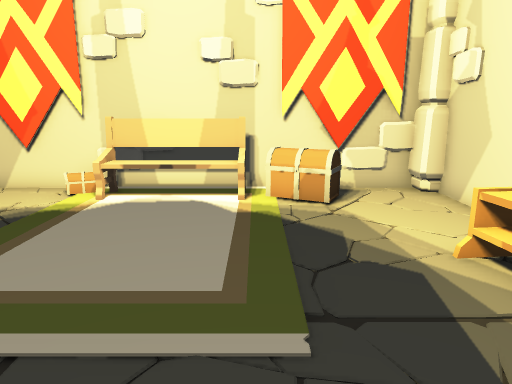
view 1 (above)

12 first-person views from a walk through a Unity game level. The camera is 1.2 m above the floor, tilts 12° down and sees 70° across. The floor is counted in squares, 0.5 m on a side. Each view is taken from the middle of a square. On the plan, view 1 faces up. The plan holds only what a view shows up to about 20 squares ahead; the rest is blank.

view 2
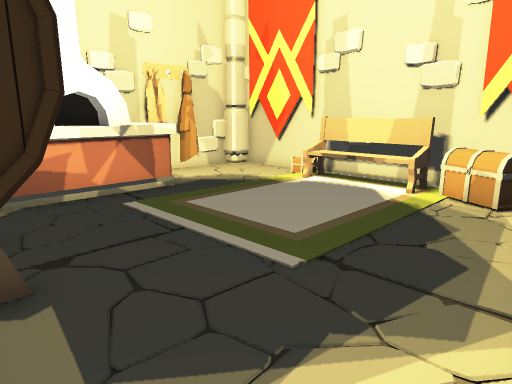

view 3
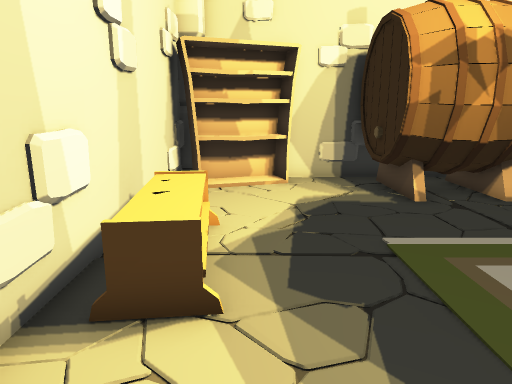

view 4
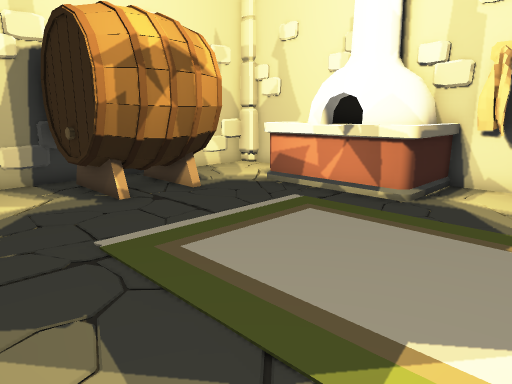

view 5
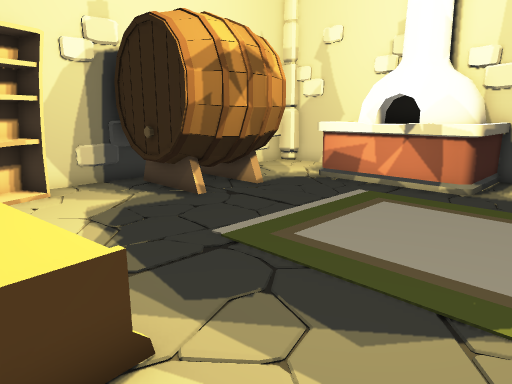

view 6
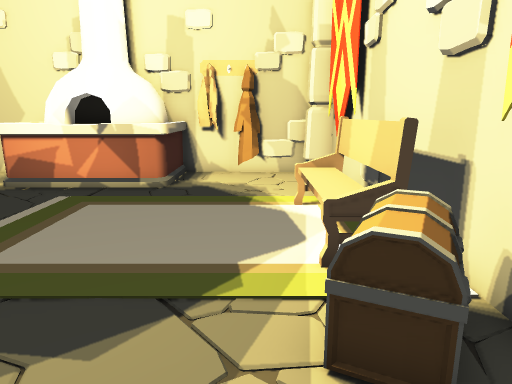

view 7
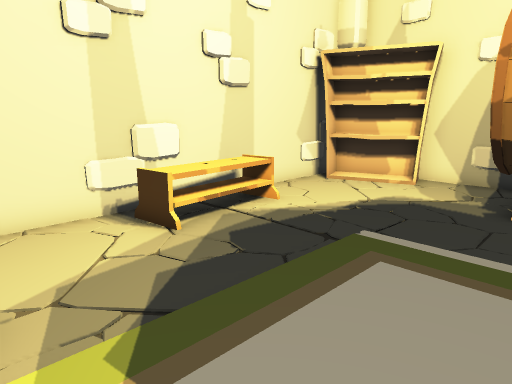

view 8
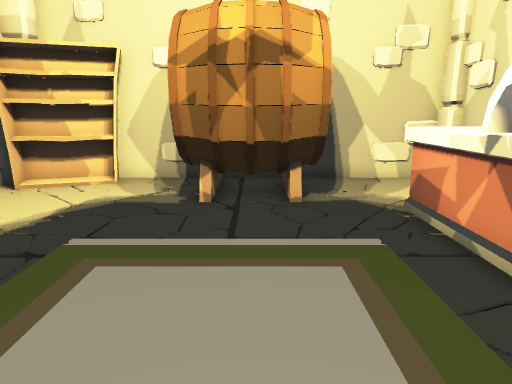

view 9
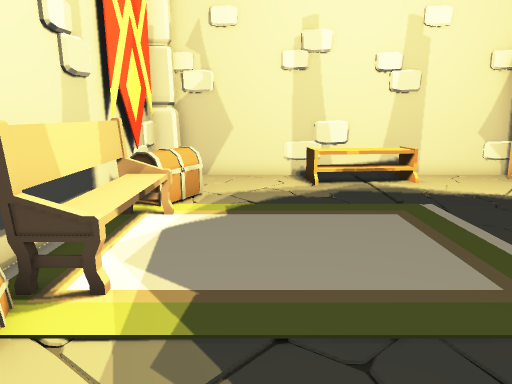

view 10
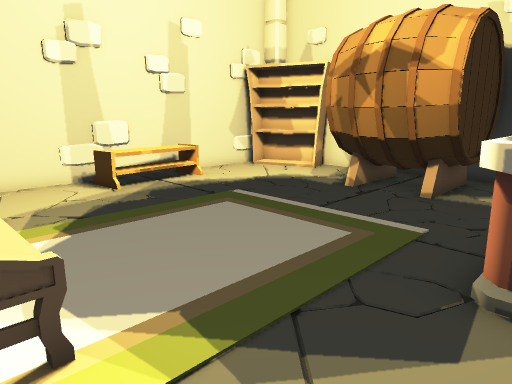

view 11
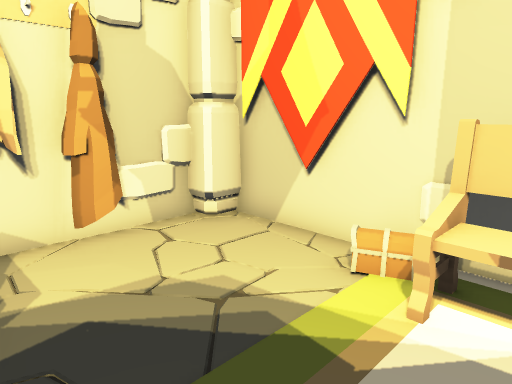

view 12
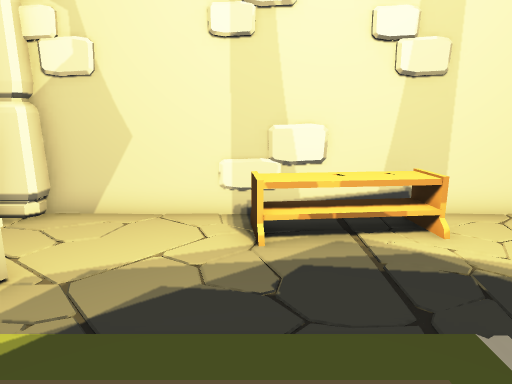

### Floor plan
Key: @ floor where view 1 was taken; # wall or solid block; . floor; = window, fence, low wall or low ledge; O other object.
Columns run from 10 left of view 1 to 6 right of it. Each row starts with its distance up from view 1.
 12 #################
 11 #....OOOOOOOO..O#
 10 #....OO. OOOO.. #
  9 #.....O    .....#
  8 #.....     .....#
  7 #.....     .....#
  6 OOOO.. . OOO..O.#
  5 OOOO..     O..O.#
  4 OOOO..     ...OO#
  3 OOOO.....O....OO#
  2 OOOO...........=#
  1 OOOO.OOOOO......#
  0 O   .OOOOO@.....#
 -1 #....OO OO..... #
 -2 #....OO OO...OOO#
 -3 O....OO OO..OOOO#
 -4 O###### ###### O

Where each view was taken, in squares from view 1:
view 1: 0 up, 0 right, facing up
view 2: 1 down, 4 right, facing up-left
view 3: 10 up, 3 right, facing down
view 4: 10 up, 3 right, facing down-left
view 5: 9 up, 5 right, facing down-left
view 6: 9 up, 5 right, facing left
view 7: 10 up, 3 left, facing down-right
view 8: 10 up, 3 left, facing down
view 9: 8 up, 9 left, facing right
view 10: 11 up, 8 left, facing down-right
view 11: 6 up, 3 left, facing up-left
view 12: 6 up, 3 left, facing right
